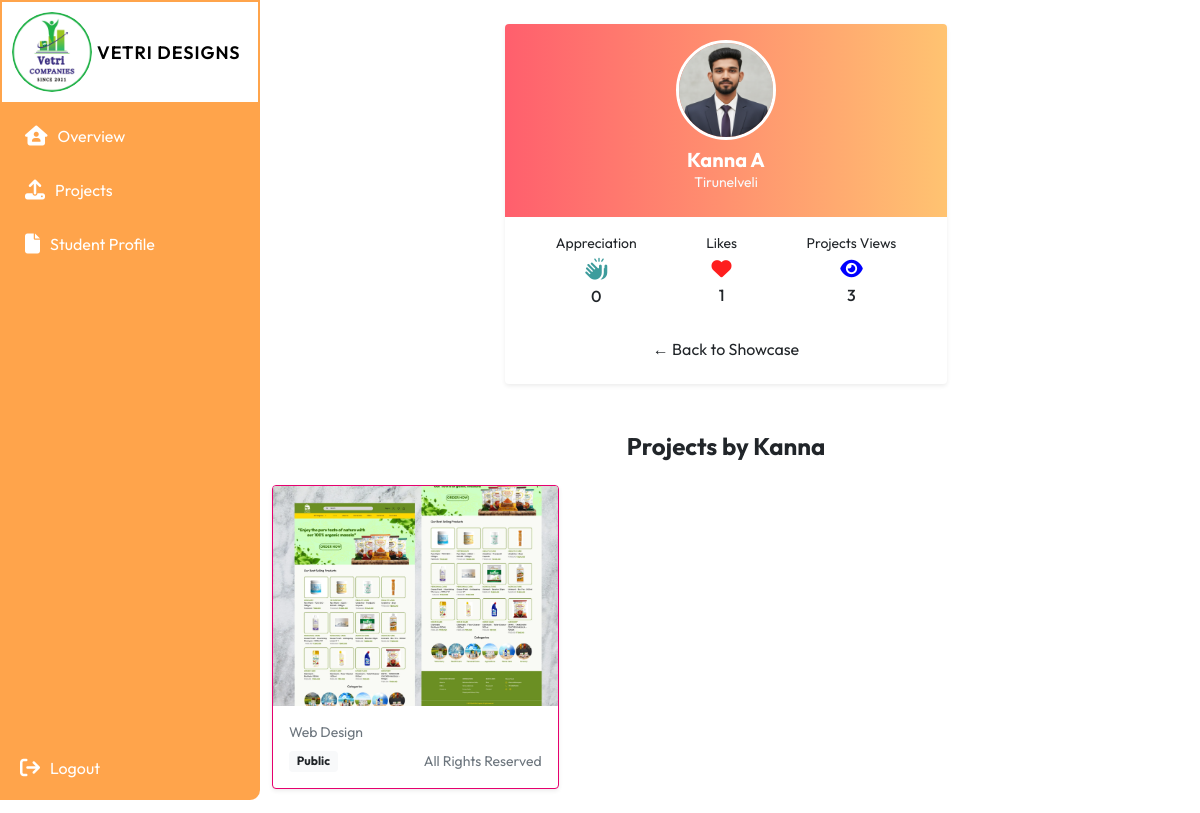
/student/1/projects/ (signed in), run on the app's committed database.
### myapp/models.py (models this page shows, shortened)
class Profile(models.Model):
    user = models.OneToOneField(User, on_delete=models.CASCADE)
    first_name = models.CharField(max_length=150, blank=True)
    last_name = models.CharField(max_length=150, blank=True)
    course = models.CharField(max_length=100, blank=True)
    mobile = models.CharField(max_length=15, blank=True)
    location = models.CharField(max_length=100, blank=True)
    address = models.TextField(blank=True)
    profile_image = models.ImageField(upload_to="profiles/", default="profiles/default.jpg")
    appreciation_count = models.PositiveIntegerField(default=0)

class Project(models.Model):
    VISIBILITY_CHOICES = [
        ("Public", "Public"),
        ("Private", "Private"),
    ]
    LICENSE_CHOICES = [
        ("All Rights Reserved", "All Rights Reserved"),
        ("Creative Commons", "Creative Commons"),
        ("MIT", "MIT"),
    ]
    user = models.ForeignKey(User, on_delete=models.CASCADE)
    title = models.CharField(max_length=200)
    category = models.CharField(max_length=100)
    description = models.TextField(blank=True)
    tags = models.CharField(max_length=255, blank=True)  # comma-separated
    visibility = models.CharField(max_length=20, choices=VISIBILITY_CHOICES, default="Public")
    license = models.CharField(max_length=50, choices=LICENSE_CHOICES, default="All Rights Reserved")
    allow_downloads = models.BooleanField(default=False)
    created_at = models.DateTimeField(auto_now_add=True)
    views = models.PositiveIntegerField(default=0)

class ProjectImage(models.Model):
    project = models.ForeignKey(Project, on_delete=models.CASCADE, related_name="images")
    image = models.ImageField(upload_to="projects/")

### myapp/views.py (the view)
# urls.py: path('student/<int:student_id>/projects/', views.view_student_projects, name='view_student_projects'),
@login_required
def view_student_projects(request, student_id):
    student = get_object_or_404(Profile, id=student_id)
    projects = Project.objects.filter(user=student.user).prefetch_related('images')
    total_likes = sum(p.likes.count() for p in projects)
    total_views = sum(p.views for p in projects)
    return render(
        request,
        "myapp/view_student_projects.html",
        {
            "student": student,
            "projects": projects,
            "profile": student,
            "total_likes": total_likes,
            "total_views": total_views,
        }
    )

### myapp/templates/myapp/view_student_projects.html (shortened to what this page needs)
{% extends 'myapp/layouts/base.html' %}
{% load static %}
{% block content %}
<div class="container py-4" style="margin-left:21%; padding:20px;">
  <div class="row justify-content-center mb-5">
    <div class="col-md-6">
      <div class="card border-0 shadow-sm rounded-4 overflow-hidden">
        <div class="p-3 text-center" style="background:linear-gradient(90deg,#ff5f6d,#ffc371); color:white;">
          {% if student.profile_image %}
            <img src="{{ student.profile_image.url }}" class="rounded-circle border border-3 border-white mb-2" width="100" height="100">
          {% else %}
            <div class="rounded-circle border border-3 border-white mb-2" style="width:100px; height:100px; background:#fff;"></div>
          {% endif %}
          <h5 class="fw-bold mb-0">{{ student.first_name }} {{ student.last_name }}</h5>
          <p class="small mb-2 text-light">{{ student.location }}</p>
        </div>
        <div class="p-3 text-center">
          <div class="d-flex justify-content-around mb-3">
          <div class="text-center ">
            <p class="small mb-1">Appreciation</p>
            <i class="fa-solid fa-hands-clapping" style="color: rgb(61, 156, 156); font-size: 22px;"></i>
            <h6 class="mt-1 text-dark">{{ profile.appreciation_count }}</h6>
          </div>
            <div>
              <p class="small mb-1">Likes</p>
              <i class="fa-solid fa-heart" style="color: #fe1e1e;font-size: 20px;"></i>
              <h6 class="mt-1 text-dark">{{ total_likes }}</h6>
            </div>
            <div class="text-center">
                <p class="small mb-1">Projects Views</p>
                <i class="fa-solid fa-eye" style="color: blue;font-size: 20px;"></i>
                <h6 class="mt-1 text-dark">{{ total_views }}</h6>
            </div>
          </div>
          <a href="{% url 'dashboard' %}" class="btn btn-gradient w-100">← Back to Showcase</a>
        </div>
      </div>
    </div>
  </div>
  <h4 class="fw-bold mb-4 text-center">Projects by {{ student.first_name }}</h4>
  <div class="row g-4">
    {% for project in projects %}
      <div class="col-md-4">
        <div class="project-card card shadow-sm rounded-4 overflow-hidden"
             onclick="window.location.href='{% url 'project_detail' project.pk %}'">
          {% if project.images.first %}
            <img src="{{ project.images.first.image.url }}" class="w-100" style="height:220px; object-fit:cover;">
          {% else %}
            <div style="height:220px; background:#ddd;"></div>
          {% endif %}
          <div class="p-3">
            <p class="text-muted small mb-2">{{ project.category }}</p>
            <div class="d-flex justify-content-between align-items-center">
              <span class="badge bg-light text-dark">{{ project.visibility }}</span>
              <span class="small text-muted">{{ project.license }}</span>
            </div>
          </div>
        </div>
      </div>
    {% empty %}
      <p class="text-center">No projects uploaded by this student yet.</p>
    {% endfor %}
  </div>
</div>
{% endblock content %}

### myapp/static/css/base.css (style rules this page uses)
* { margin: 0; padding: 0; box-sizing: border-box; }
body { font-family: "Outfit", sans-serif; display: flex; min-height: 100vh; }
a { text-decoration: none; }

### myapp/templates/myapp/view_student_projects.html (style rules this page uses)
.card img { transition: transform 0.3s ease; }
.project-card { position: relative; overflow: hidden; cursor: pointer; border: 1px solid #e6006e; transition: transform 0.3s ease; }

### data on the page
Profile: profile_image (picture), first_name "Kanna", last_name "A", location "Tirunelveli", appreciation_count "0"
Project: images.first.image (picture), category "Web Design", visibility "Public", license "All Rights Reserved"

### other printed values
{{ total_likes }} "1"
{{ total_views }} "3"
